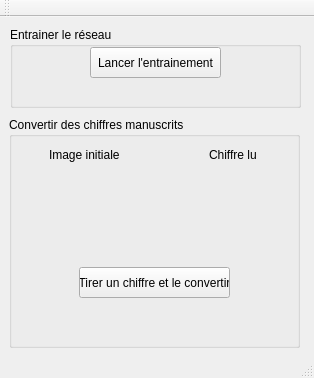
<?xml version="1.0" encoding="UTF-8"?>
<ui version="4.0">
 <class>MainWindow</class>
 <widget class="QMainWindow" name="MainWindow">
  <property name="geometry">
   <rect>
    <x>0</x>
    <y>0</y>
    <width>314</width>
    <height>378</height>
   </rect>
  </property>
  <property name="windowTitle">
   <string>MainWindow</string>
  </property>
  <widget class="QWidget" name="centralWidget">
   <widget class="QGroupBox" name="groupBox">
    <property name="geometry">
     <rect>
      <x>10</x>
      <y>10</y>
      <width>291</width>
      <height>81</height>
     </rect>
    </property>
    <property name="title">
     <string>Entrainer le réseau</string>
    </property>
    <widget class="QPushButton" name="pushButton">
     <property name="geometry">
      <rect>
       <x>80</x>
       <y>20</y>
       <width>131</width>
       <height>31</height>
      </rect>
     </property>
     <property name="text">
      <string>Lancer l'entrainement</string>
     </property>
    </widget>
   </widget>
   <widget class="QGroupBox" name="groupBox_2">
    <property name="geometry">
     <rect>
      <x>9</x>
      <y>100</y>
      <width>291</width>
      <height>231</height>
     </rect>
    </property>
    <property name="title">
     <string>Convertir des chiffres manuscrits</string>
    </property>
    <widget class="QPushButton" name="pushButton_2">
     <property name="geometry">
      <rect>
       <x>70</x>
       <y>150</y>
       <width>151</width>
       <height>31</height>
      </rect>
     </property>
     <property name="text">
      <string>Tirer un chiffre et le convertir</string>
     </property>
    </widget>
    <widget class="QLabel" name="label">
     <property name="geometry">
      <rect>
       <x>40</x>
       <y>30</y>
       <width>71</width>
       <height>16</height>
      </rect>
     </property>
     <property name="text">
      <string>Image initiale</string>
     </property>
    </widget>
    <widget class="QLabel" name="label_2">
     <property name="geometry">
      <rect>
       <x>40</x>
       <y>70</y>
       <width>51</width>
       <height>41</height>
      </rect>
     </property>
     <property name="text">
      <string/>
     </property>
    </widget>
    <widget class="QLabel" name="label_3">
     <property name="geometry">
      <rect>
       <x>200</x>
       <y>30</y>
       <width>51</width>
       <height>16</height>
      </rect>
     </property>
     <property name="text">
      <string>Chiffre lu</string>
     </property>
    </widget>
    <widget class="QLabel" name="label_4">
     <property name="geometry">
      <rect>
       <x>190</x>
       <y>60</y>
       <width>61</width>
       <height>41</height>
      </rect>
     </property>
     <property name="text">
      <string/>
     </property>
    </widget>
   </widget>
  </widget>
  <widget class="QMenuBar" name="menuBar">
   <property name="geometry">
    <rect>
     <x>0</x>
     <y>0</y>
     <width>314</width>
     <height>21</height>
    </rect>
   </property>
  </widget>
  <widget class="QToolBar" name="mainToolBar">
   <attribute name="toolBarArea">
    <enum>TopToolBarArea</enum>
   </attribute>
   <attribute name="toolBarBreak">
    <bool>false</bool>
   </attribute>
  </widget>
  <widget class="QStatusBar" name="statusBar"/>
 </widget>
 <layoutdefault spacing="6" margin="11"/>
 <resources/>
 <connections/>
</ui>
